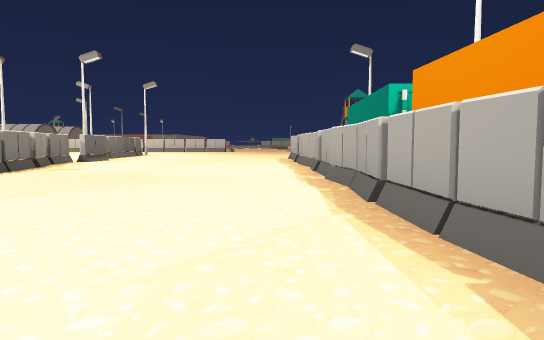
view 1 (above)

24 first-person views from a walk through a scene from a Unity 3-D project. The camera is 1.4 m above the floor, tilts 4° down and sees 70° across. The floor is counted in squares, 2 m on a side. Each view is taken from the middle of a square. On the plan, view 1 faces up. The plan holds only what a view shows up to about 11 squares ahead; the rest is blank. The place goes on beyond the plan. The player is left out. Some animated figures are left out. Some surface patterns are stand-ins.

view 2
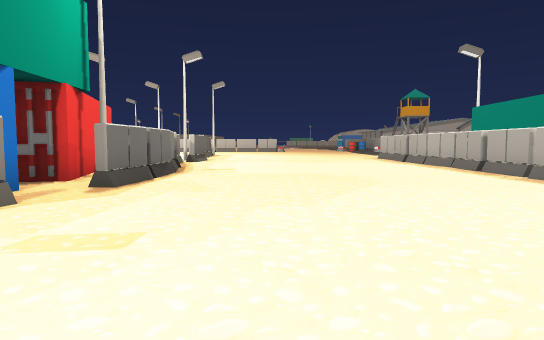

view 3
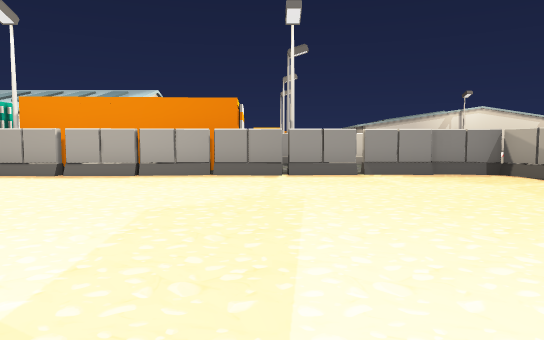

view 4
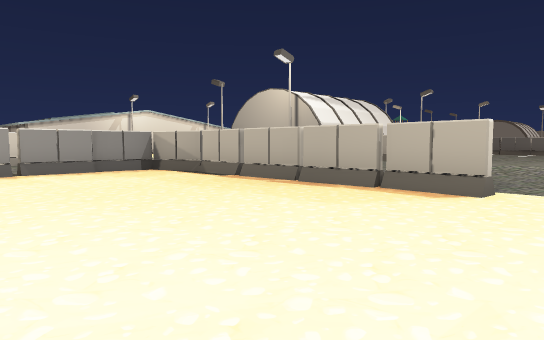

view 5
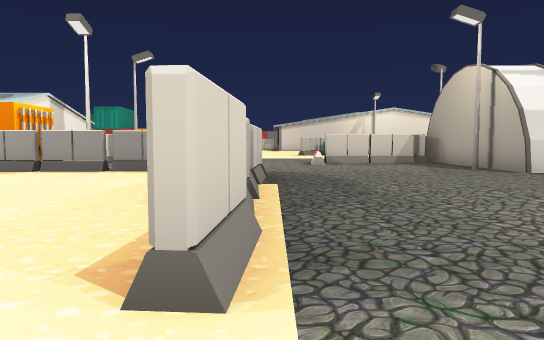

view 6
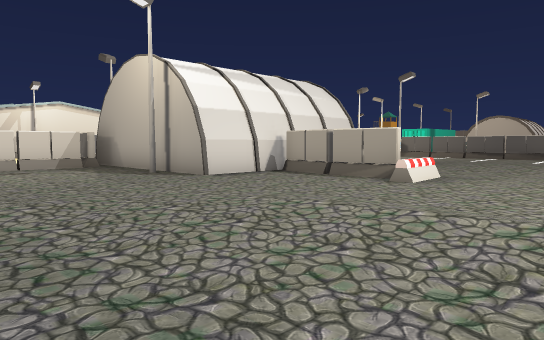

view 7
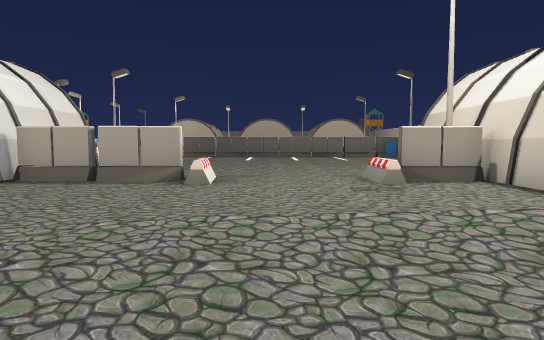

view 8
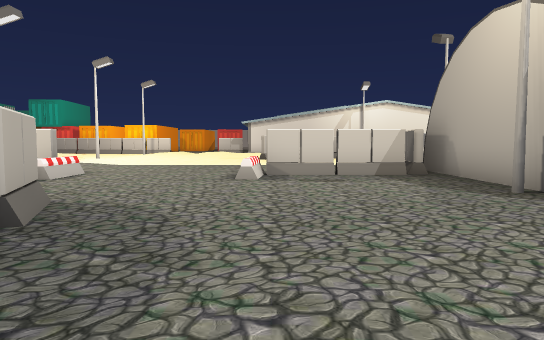

view 9
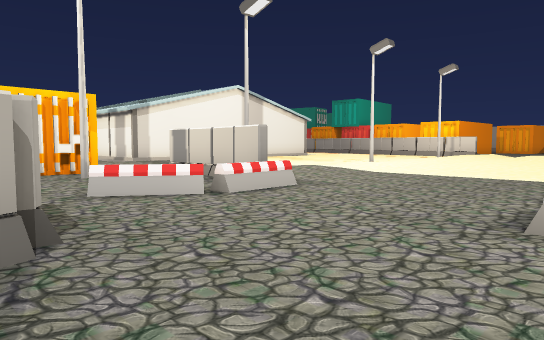

view 10
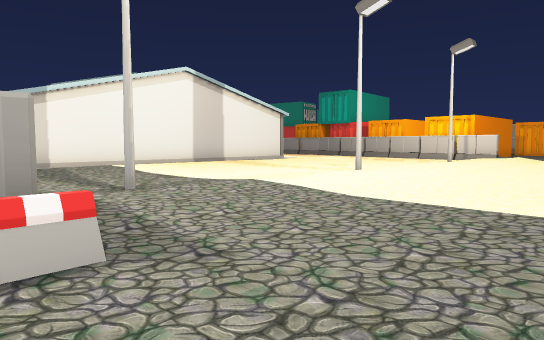

view 11
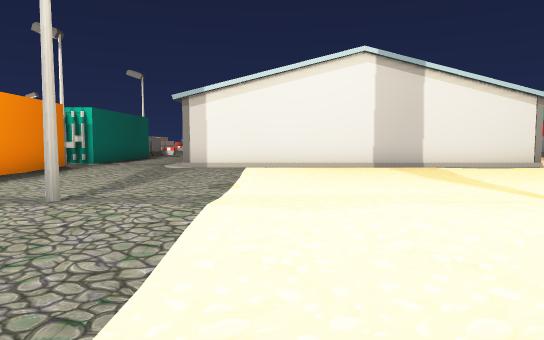

view 12
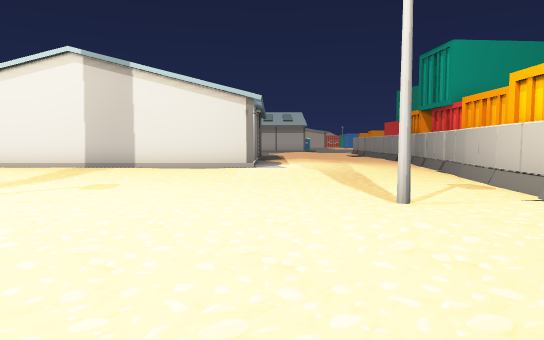

view 13
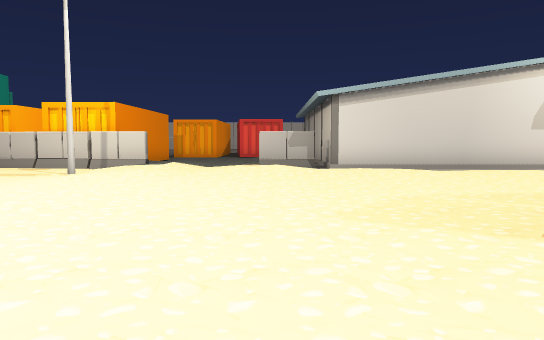

view 14
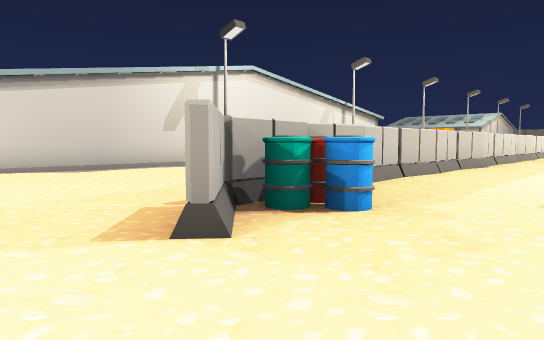

view 15
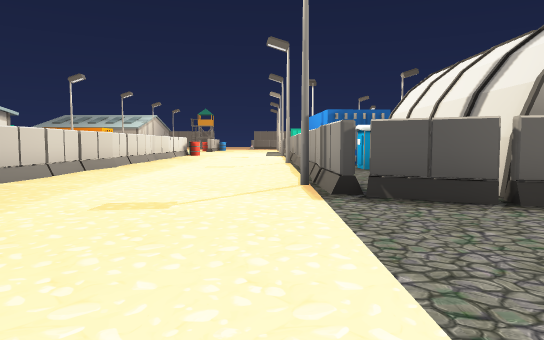

view 16
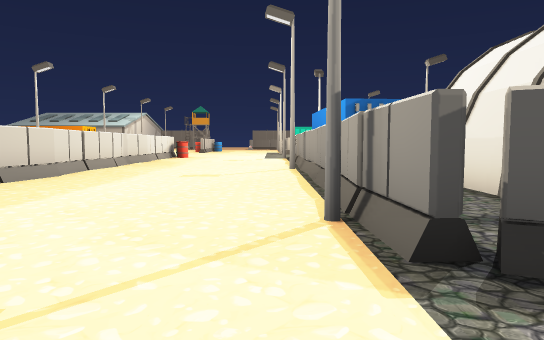

view 17
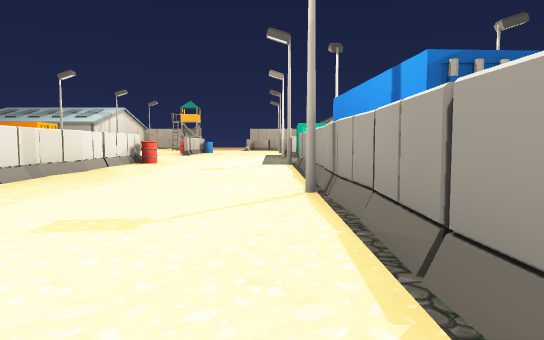

view 18
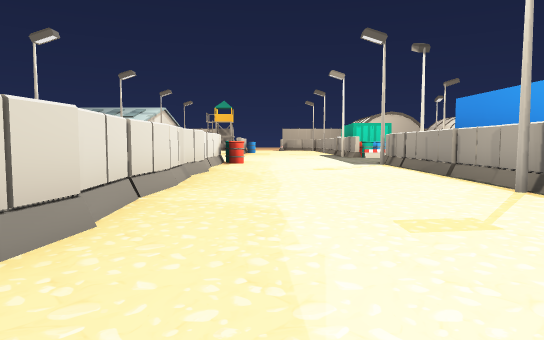

view 19
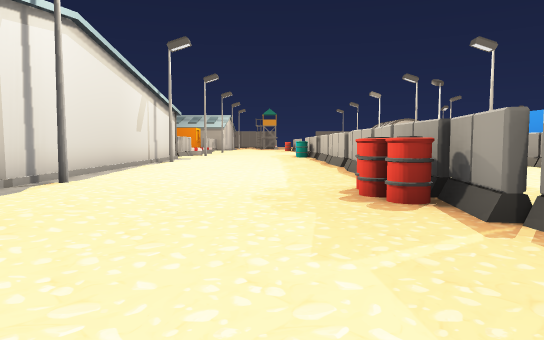

view 20
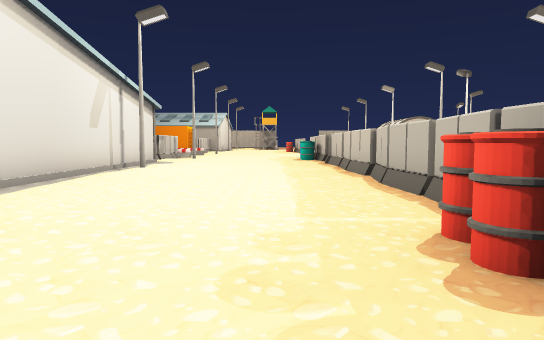

view 21
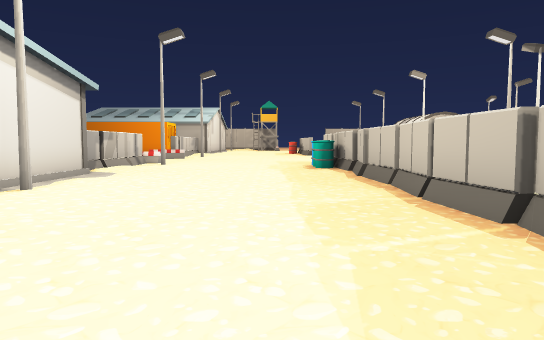

view 22
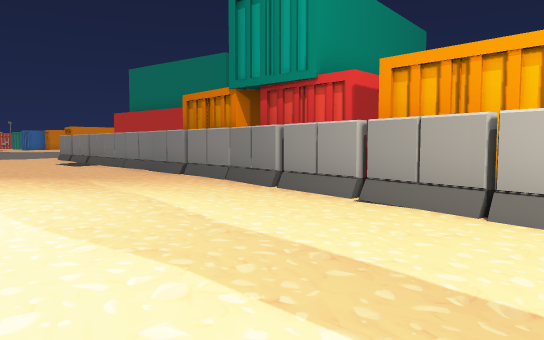

view 23
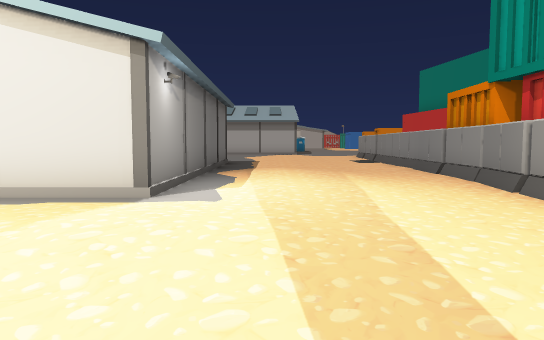

view 24
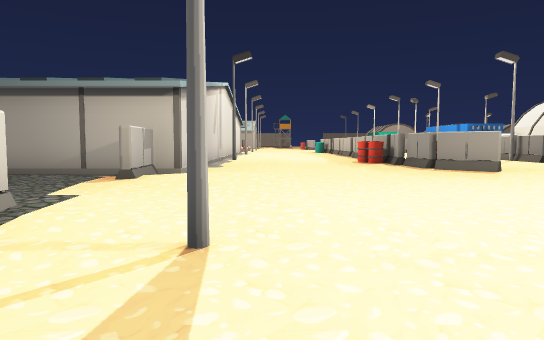

### Floor plan
Key: @ floor where view 1 was taken; # wall or solid block; . main floor; : floor 0.25 m higher than the main floor; / step, stairs or slope; C container; F fence; B barrel; T toilet; O other object.
Columns run from 8 left of view 1 to 24 right of it. Each row starts with its distance up from view 1.
 12                          #.....F
 11   .......OC              #.....F
 10  O.......OC              #.:...F
  9 COO......OC              #.:...F
  8 #OO......OC              #.....#C
  7 COO......O CC            #.::..FC
  6 CO........C #...##########.....#
  5  ........OC #.:................FC
  4  O.......OC #..::::...::::::..F
  3   ........C #............:::..FC
  2 C ........C  .................F
  1 C ........C#C ................F
  0 ........@.O.. F...............#
 -1 ..........O.# F.#:.//.#...:.#/C
 -2 ..........O...F:.:::::.::..:.:F
 -3 ..........OOOOF.............../.
 -4  .........O................./::.
 -5  ...O.O..OO................/::F::
 -6 ..OOOO.OOO.................::.F..
 -7  ............O.............::####
 -8  .............F  .....F....::#
 -9   ...:........F ......B....:.#
-10   ::::........F .....B F...:.#
-11  .............F........F...:.#
-12  ........O#####FFF.....FB..:.#
-13 O........O     O.F.....B.....#
-14 FFF..OFFFF     O.F.....F...:.#
-15 O O..O   O     O.F.....F.....#
-16 O .....  O     O.F.....F.....#
-17 O .....  O     T.F.....F.....#
-18 O ..::.  O     T F.....F....:#
-19     .:           F.....F.....#
-20               C CF.....F.....#
-21               C  F.....F.....#
-22                  F.....F...::#
-23                  F.....F...:.#
-24                  F.....F.../..F
-25                  F.....F.....:F
-26                   .....  ...  F

Positions as (right, up) in squares from view 1, and headings:
1: (0, 0), facing up
2: (-4, 0), facing up
3: (-7, 0), facing right
4: (-8, 0), facing down-right
5: (-8, -6), facing right
6: (-6, -7), facing down-right
7: (-4, -7), facing down
8: (-3, -8), facing right
9: (1, -8), facing up-right
10: (5, -6), facing up-right
11: (10, -5), facing up
12: (18, -5), facing up
13: (11, -5), facing right
14: (11, -6), facing down-right
15: (10, -7), facing down
16: (10, -10), facing down
17: (10, -15), facing down
18: (13, -15), facing down
19: (17, -7), facing down
20: (17, -10), facing down
21: (17, -15), facing down
22: (18, 2), facing up-right
23: (19, 1), facing up
24: (19, 2), facing down
